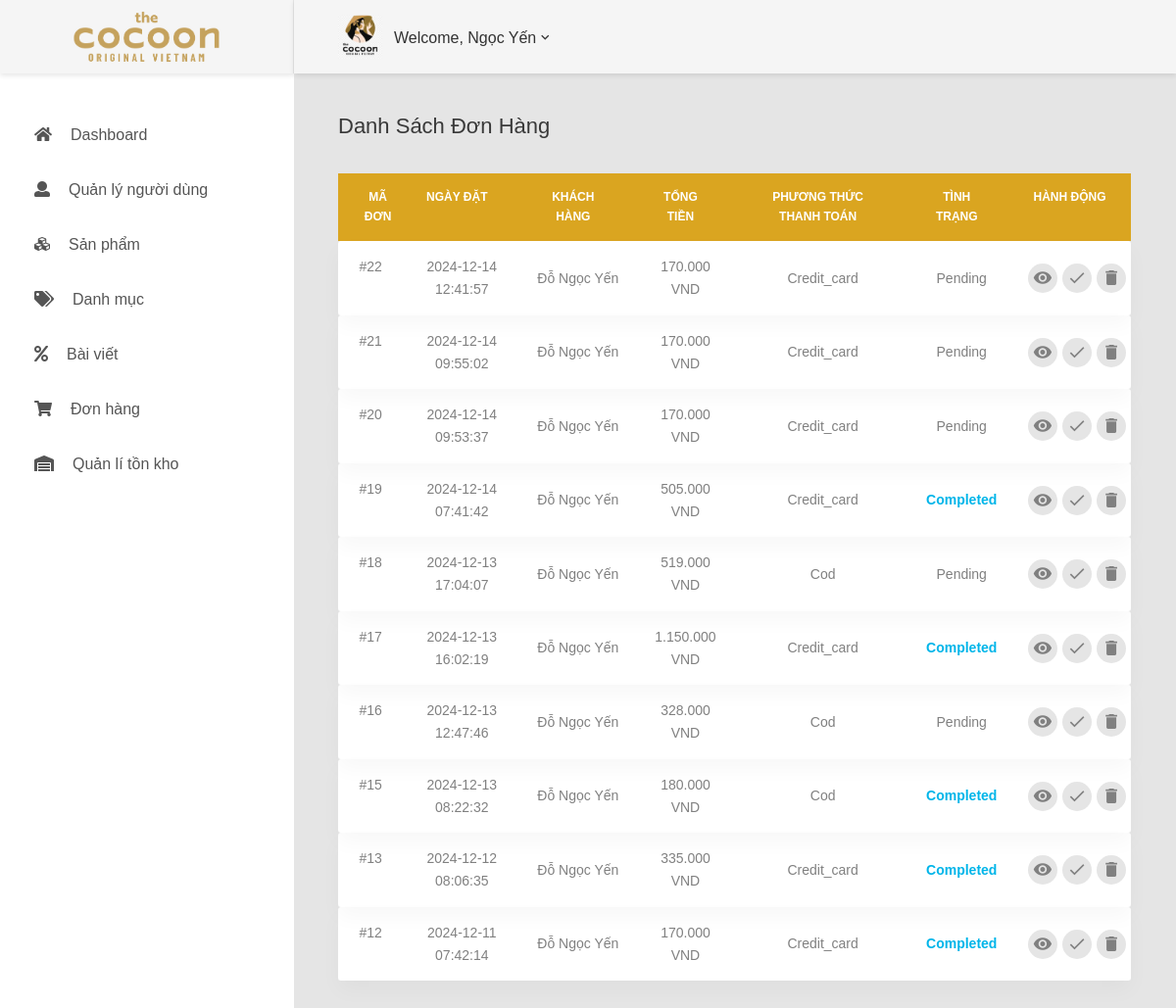
/Order.php (signed in), run on the app's committed database.
### tables this page shows
CREATE TABLE `orders` (
  `id` int(11) NOT NULL,
  `name` varchar(255) NOT NULL,
  `address` varchar(255) NOT NULL,
  `phone` varchar(20) NOT NULL,
  `email` varchar(255) NOT NULL,
  `total_amount` decimal(10,2) NOT NULL,
  `payment_method` varchar(50) NOT NULL,
  `status` varchar(50) NOT NULL DEFAULT 'pending',
  `created_at` timestamp NOT NULL DEFAULT current_timestamp(),
  `user_id` int(11) DEFAULT NULL
);

### order.php (the view, shortened to what this page needs)
<?php
$host = 'localhost';
$username = 'root';
$password = '';
$database = 'cocoon_db';
$conn = new mysqli($host, $username, $password, $database);
$query = "SELECT * FROM orders ORDER BY created_at DESC";
$result = $conn->query($query);
?>
<?php
$username = htmlspecialchars($_SESSION['username'], ENT_QUOTES, 'UTF-8');
?>
<!DOCTYPE html>
<html lang="vi">
<head>
    <link href="css/font-face.css" rel="stylesheet" media="all">
    <link href="vendor/font-awesome-4.7/css/font-awesome.min.css" rel="stylesheet" media="all">
    <link href="vendor/font-awesome-5/css/fontawesome-all.min.css" rel="stylesheet" media="all">
    <link href="vendor/mdi-font/css/material-design-iconic-font.min.css" rel="stylesheet" media="all">
    <link href="vendor/bootstrap-4.1/bootstrap.min.css" rel="stylesheet" media="all">
    <link href="vendor/animsition/animsition.min.css" rel="stylesheet" media="all">
    <link href="vendor/bootstrap-progressbar/bootstrap-progressbar-3.3.4.min.css" rel="stylesheet" media="all">
    <link href="vendor/wow/animate.css" rel="stylesheet" media="all">
    <link href="vendor/css-hamburgers/hamburgers.min.css" rel="stylesheet" media="all">
    <link href="vendor/slick/slick.css" rel="stylesheet" media="all">
    <link href="vendor/select2/select2.min.css" rel="stylesheet" media="all">
    <link href="vendor/perfect-scrollbar/perfect-scrollbar.css" rel="stylesheet" media="all">
    <link href="css/theme.css" rel="stylesheet" media="all">
</head>
<body>
    <div class="page-wrapper">
        <aside class="menu-sidebar d-none d-lg-block">
            <div class="logo">
                <a href="index.html">
                    <img src="images/logo/logo-1.png" alt="Cocoon" />
                </a>
            </div>
            <div class="menu-sidebar__content js-scrollbar1">
                <nav class="navbar-sidebar">
                    <ul class="list-unstyled navbar__list">
                        <li class="has-sub">
                            <a class="js-arrow" href="admin.php">
                                <i class="fas fa-home"></i>Dashboard</a>
                        </li>
                        <li>
                            <a href="adminusers.php">
                                <i class="fas fa-user"></i>Quản lý người dùng</a>
                        </li>
                        <li>
                            <a href="products.php">
                                <i class="fas fa-cubes"></i>Sản phẩm</a>
                        </li>
                        <li>
                            <a href="admindanhmuc.php">
                                <i class="fas fa-tags"></i>Danh mục</a>
                        </li>
                        <li>
                            <a href="admin_blog.php">
                                <i class="fas fa-percent"></i>Bài viết</a>
                        </li>
                        <li>
                            <a href="order.php">
                                <i class="fas fa-shopping-cart"></i>Đơn hàng</a>
                        </li>
                        <li>
                            <a href="test.php">
                            <i class="fas fa-warehouse"></i>Quản lí tồn kho
                            </a>
                        </li>
                            </ul>
                </nav>
            </div>
        </aside>
        <div class="page-container">
            <header class="header-desktop">
                <div class="section__content section__content--p30">
                    <div class="container-fluid">
                        <div class="header-wrap">
                            <div class="header-button">
                                <div class="account-wrap">
                                    <div class="account-item clearfix js-item-menu">
                                        <div class="image">
                                            <img src="images/logo/logoad.jpg" alt="" />
                                        </div>
                                        <div class="content">
    <a class="js-acc-btn" href="header.php">Welcome, <?php echo $username; ?></a>
</div>
                                    </div>
                                </div>
                            </div>
                        </div>
                    </div>
                </div>
            </header>
            <div class="main-content">
                <div class="section__content section__content--p30">
                    <div class="container-fluid">
                        <h3 class="title-5 m-b-35">Danh sách Đơn Hàng</h3>
                        <div class="table-responsive table-responsive-data2">
                            <table class="table table-data2">
                                <thead>
                                    <tr>
                                        <th>Mã đơn</th>
                                        <th>Ngày đặt</th>
                                        <th>Khách hàng</th>
                                        <th>Tổng tiền</th>
                                        <th>Phương thức thanh toán</th>
                                        <th>Tình trạng</th>
                                        <th>Hành động</th>
                                    </tr>
                                </thead>
                                <tbody>
                                    <?php
                                    if ($result->num_rows > 0) {
                                        while ($row = $result->fetch_assoc()) {
                                            $orderId = $row['id'];
                                            $createdAt = $row['created_at'];
                                            $name = $row['name'];
                                            $totalAmount = number_format($row['total_amount'], 0, ',', '.');
                                            $paymentMethod = ucfirst($row['payment_method']);
                                            $status = ucfirst($row['status']);
                                            $statusClass = '';
                                            switch ($row['status']) {
                                                case 'completed':
                                                    $statusClass = 'status--done';
                                                    break;
                                                default:
                                                    $statusClass = 'status--pending';
                                            }
                                    ?>
                                    <tr class="tr-shadow">
                                        <td>#<?php echo $orderId; ?></td>
                                        <td><?php echo $createdAt; ?></td>
                                        <td><?php echo $name; ?></td>
                                        <td><?php echo $totalAmount; ?> VND</td>
                                        <td><?php echo $paymentMethod; ?></td>
                                        <td><span class="<?php echo $statusClass; ?>"><?php echo $status; ?></span></td>
                                        <td>
                                            <div class="table-data-feature">
                                                <button class="item" data-toggle="tooltip" data-placement="top" title="Xem" onclick="window.location.href='order_detail.php?id=<?php echo $orderId; ?>';">
                                                    <i class="zmdi zmdi-eye"></i>
                                                </button>
                                                <button class="item" data-toggle="tooltip" data-placement="top" title="Duyệt đơn" onclick="window.location.href='order.php?action=approve&id=<?php echo $orderId; ?>';">
                                                    <i class="zmdi zmdi-check"></i>
                                                </button>
                                                <button class="item" data-toggle="tooltip" data-placement="top" title="Xóa đơn" onclick="window.location.href='order.php?action=delete&id=<?php echo $orderId; ?>';">
                                                    <i class="zmdi zmdi-delete"></i>
                                                </button>
                                            </div>
                                        </td>
                                    </tr>
                                    <?php
                                        }
                                    } else {
                                        echo "<tr><td colspan='7'>Không có đơn hàng nào.</td></tr>";
                                    }
                                    ?>
                                </tbody>
                            </table>
                        </div>
                    </div>
                </div>
            </div>
        </div>
    </div>
</body>
</html>

### data on the page
orders: id "22", created_at "2024-12-14 12:41:57", name "Đỗ Ngọc Yến", total_amount "170.000", payment_method "Credit_card", status "Pending"
orders: id "21", created_at "2024-12-14 09:55:02", name "Đỗ Ngọc Yến", total_amount "170.000", payment_method "Credit_card", status "Pending"
orders: id "20", created_at "2024-12-14 09:53:37", name "Đỗ Ngọc Yến", total_amount "170.000", payment_method "Credit_card", status "Pending"
orders: id "19", created_at "2024-12-14 07:41:42", name "Đỗ Ngọc Yến", total_amount "505.000", payment_method "Credit_card", status "Completed"
orders: id "18", created_at "2024-12-13 17:04:07", name "Đỗ Ngọc Yến", total_amount "519.000", payment_method "Cod", status "Pending"
orders: id "17", created_at "2024-12-13 16:02:19", name "Đỗ Ngọc Yến", total_amount "1.150.000", payment_method "Credit_card", status "Completed"
orders: id "16", created_at "2024-12-13 12:47:46", name "Đỗ Ngọc Yến", total_amount "328.000", payment_method "Cod", status "Pending"
orders: id "15", created_at "2024-12-13 08:22:32", name "Đỗ Ngọc Yến", total_amount "180.000", payment_method "Cod", status "Completed"
orders: id "13", created_at "2024-12-12 08:06:35", name "Đỗ Ngọc Yến", total_amount "335.000", payment_method "Credit_card", status "Completed"
orders: id "12", created_at "2024-12-11 07:42:14", name "Đỗ Ngọc Yến", total_amount "170.000", payment_method "Credit_card", status "Completed"

### other printed values
$username "Ngọc Yến"
